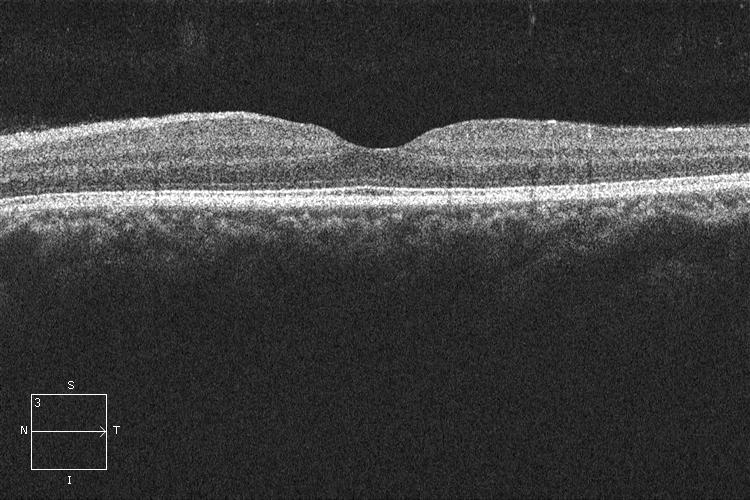
#> input picture LayersSegmenter/trainingSet/origImages/NORMAL1.jpeg, 750 x 500 px; its folder holds only this picture in this run
$ jupyter execute --allow-errors 'json _mask_reading.ipynb'
#> lines starting #> are read from the running program, lines starting #| are printed output that depends on the picture; after the words box and inside, x2 and y2 are one past the last pixel; in counts of white or black regions, pixels touching at a corner belong together
[cell 1]
import glob
import json
import os

import numpy as np
from PIL import Image, ImageDraw
# from PIL.ImageColor import getrgb

[cell 2]
class_dict = {"NFL": 13, "GCL+IPL": 5, "INL": 17, "OPL": 2, "ONL": 22, "EllipsoidZone": 9, "RPE": 3}

[cell 3]
json_file = "./labels_VK.json"
original_images = "./trainingSet/origImages/"
result_save = "./trainingSet/maskImages/"

[cell 4]
with open(json_file) as f:
#> (reads LayersSegmenter/labels_VK.json from the repository)
#> further down, image is the input picture: PIL image 750x500 RGB; min 0, max 255, mean 61.3
    all_labels = json.load(f)

[cell 5]
rawlist = all_labels.keys()
print(rawlist)
print(all_labels.keys())

[cell 6]
# def get_data(data, X,Y,L):
def get_data(data):

    # pre-allocate lists to fill in a for loop
    X = []
    Y = []
    L = []

    for k in data["regions"]:  # cycle through each polygon
        # get the x and y points from the dictionary
        X.append(data["regions"][k]["shape_attributes"]["all_points_x"])
        Y.append(data["regions"][k]["shape_attributes"]["all_points_y"])
        L.append(data["regions"][k]["region_attributes"]["label"])
    return Y, X, L  # image coordinates are flipped relative to json coordinates

[cell 7]
def get_mask(X, Y, nx, ny, L, class_dict):
    # get the dimensions of the image
#> called with nx = 500, ny = 750
    mask = np.zeros((nx, ny))

    for y, x, lst in zip(X, Y, L):
        # the ImageDraw.Draw().polygon function we will use to create the mask
        # requires the x's and y's are interweaved, which is what the following
        # one-liner does
        polygon = np.vstack((x, y)).reshape((-1,), order="F").tolist()

        # create a mask image of the right size and infill according to the polygon
        if nx > ny:
            x, y = y, x
            img = Image.new("L", (nx, ny), 0)
        elif ny > nx:
            img = Image.new("L", (ny, nx), 0)
        else:
            img = Image.new("L", (nx, ny), 0)

        ImageDraw.Draw(img).polygon(polygon, fill=1, outline=1)
        # turn into a numpy array
        m = np.flipud(np.rot90(np.array(img)))

        try:
            mask[m == 1] = class_dict[lst]
        except (IndexError, ValueError):
            mask[m.T == 1] = class_dict[lst]
#> this loop made 11 passes
#> pass 1, in get_mask, `m = np.flipud(np.rot90(np.array(img)))`:
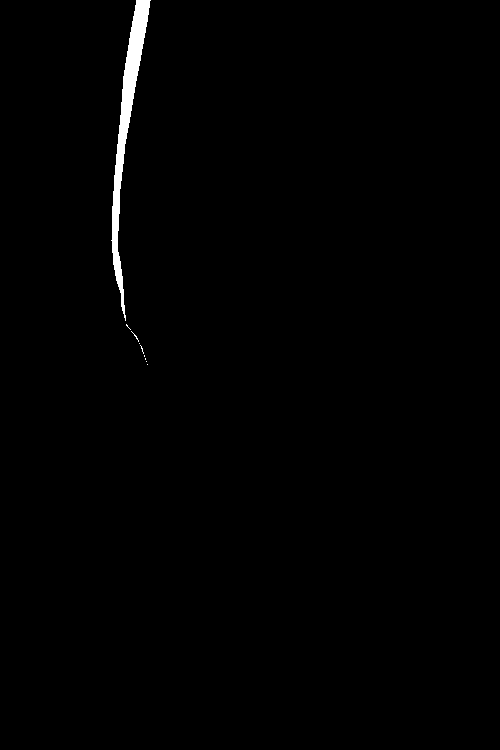
#> m: shape (750, 500); values 0 (black) and 1 (white), 0.8% white; 9 white regions (8 under 20 px), largest, box (x1, y1, x2, y2) and area: (111, 0, 151, 321) 2967
#> pass 2, in get_mask, `m = np.flipud(np.rot90(np.array(img)))`:
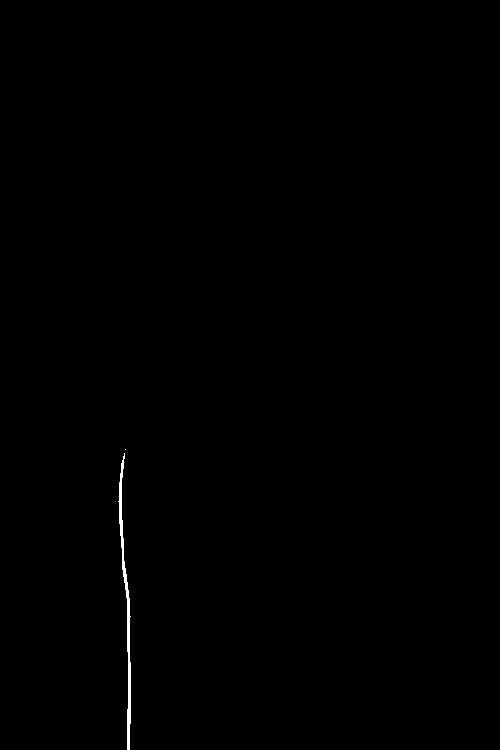
#> m: shape (750, 500); values 0 (black) and 1 (white), 0.23% white; 2 white regions (1 under 20 px), largest, box (x1, y1, x2, y2) and area: (118, 453, 131, 750) 871
#> pass 3, in get_mask, `m = np.flipud(np.rot90(np.array(img)))`:
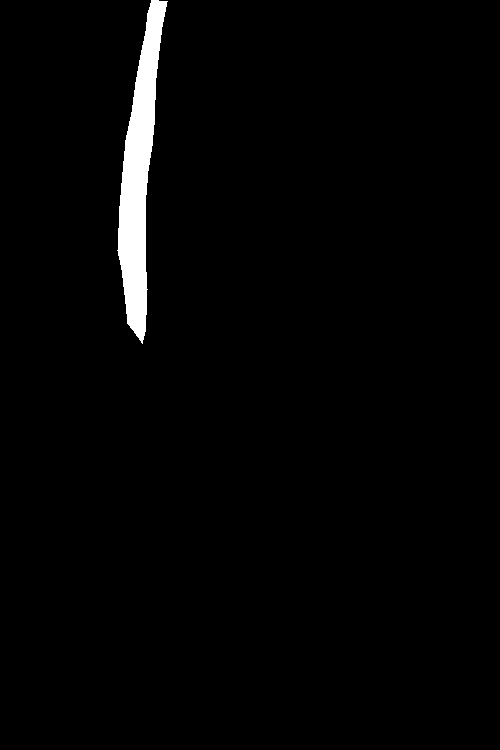
#> m: shape (750, 500); values 0 (black) and 1 (white), 2.1% white; 1 white region, box (x1, y1, x2, y2) and area: (117, 0, 168, 344) 7726
#> after the loop:
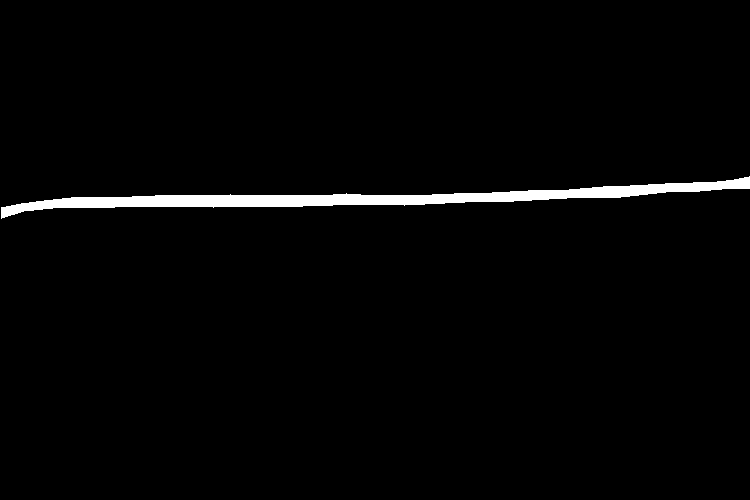
#> img: PIL image 750x500 L; values 0 (black) and 1 (white), 2.1% white; 1 white region, box (x1, y1, x2, y2) and area: (1, 176, 750, 219) 7805
#> after the loop:
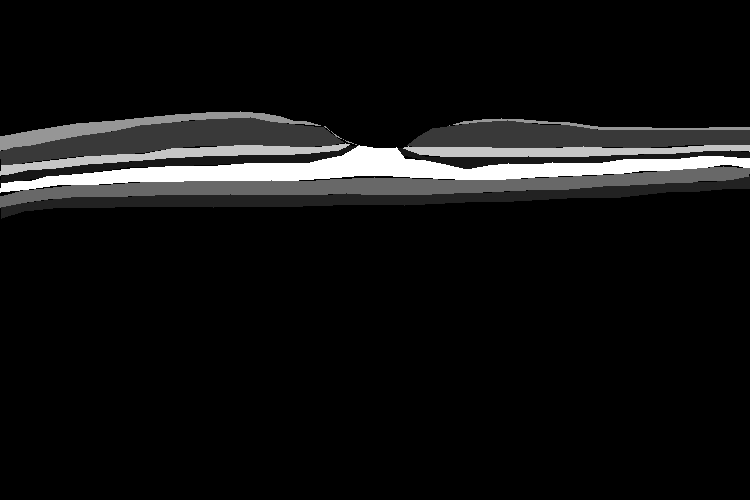
#> mask: shape (500, 750) float64; min 0, max 22, mean 1.6; drawn with min black and max white

        # mask[m==1] = class_dict[l]

    return mask

[cell 8]
def rescale(dat, mn, mx):
    """
    rescales an input dat between mn and mx
    """
#> called with mn = 0, mx = 255
    m = min(dat.flatten())
#> m = 0
    M = max(dat.flatten())
#> M = 22
    return (mx - mn) * (dat - m) / (M - m) + mn

#> (a cell that did not finish here is left out)

[cell 10]
import cv2

[cell 11]
img = cv2.imread(result_save + "NORMAL1.jpeg")
img = cv2.resize(img, (640, 640), interpolation=cv2.INTER_NEAREST)
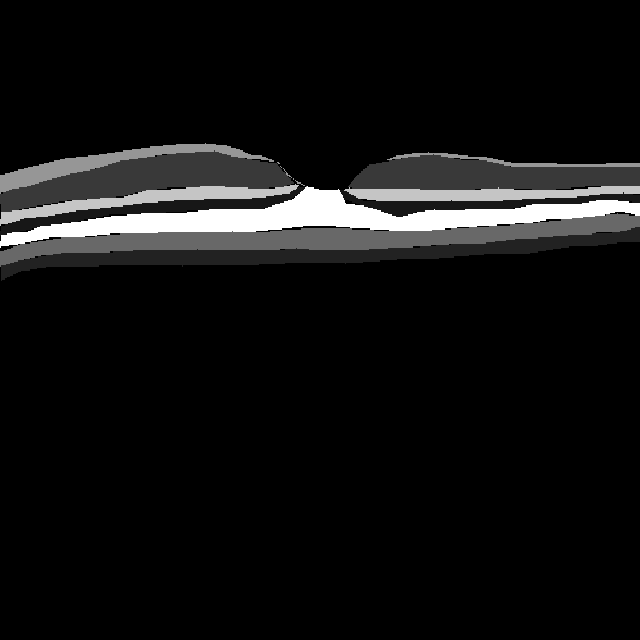
#> img: shape (640, 640, 3); min 0, max 255, mean 17.9

[cell 12]
from sklearn.preprocessing import LabelEncoder

labelencoder = LabelEncoder()
n, h, w = img.shape
#> n = 640; h = 640; w = 3
train_masks_reshaped = img.reshape(-1, 1)
train_masks_reshaped_encoded = labelencoder.fit_transform(train_masks_reshaped)
train_masks_encoded_original_shape = train_masks_reshaped_encoded.reshape(n, h, w)
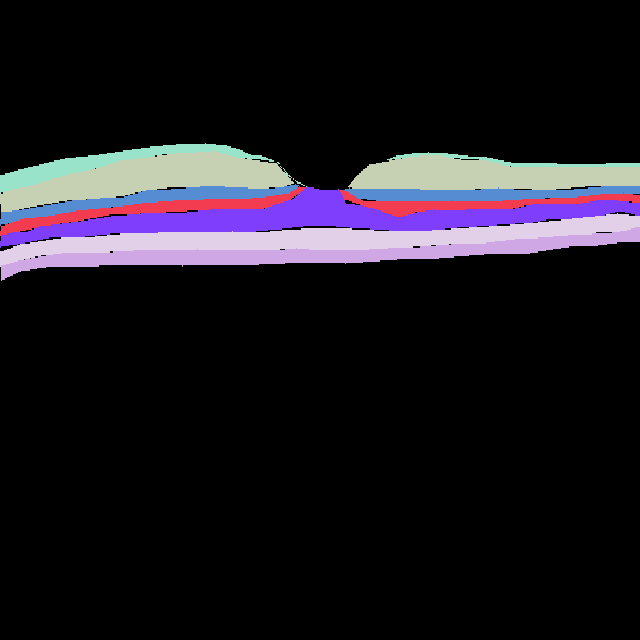
#> train_masks_encoded_original_shape: shape (640, 640, 3) int64; 8 distinct labels, from 0 to 7; one colour per label, 0 black

np.unique(train_masks_encoded_original_shape)
#> Out = [0, 1, 2, 3, 4, 5, 6, 7]

[cell 13]
train_masks_input = np.expand_dims(train_masks_encoded_original_shape, axis=3)
np.unique(train_masks_input)
#> Out = [0, 1, 2, 3, 4, 5, 6, 7]

[cell 14]
np.unique(img)
#> Out = [0, 23, 34, 57, 104, 150, 197, 255]

[cell 15]
# Capture mask/label info as a list
train_masks = []
for directory_path in glob.glob(result_save):
    for mask_path in glob.glob(os.path.join(directory_path, "*.jpeg")):
        mask = cv2.imread(mask_path, 0)
#> mask: shape (500, 750); min 0, max 255, mean 18
        mask = cv2.resize(
            mask, (640, 640), interpolation=cv2.INTER_NEAREST
        )  # Otherwise ground truth changes due to interpolation
#> mask: shape (640, 640)
        train_masks.append(mask)

# Convert list to array for machine learning processing
train_masks = np.array(train_masks)
